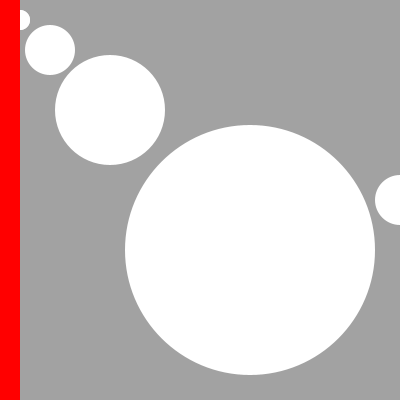
Frame 1 (no input)
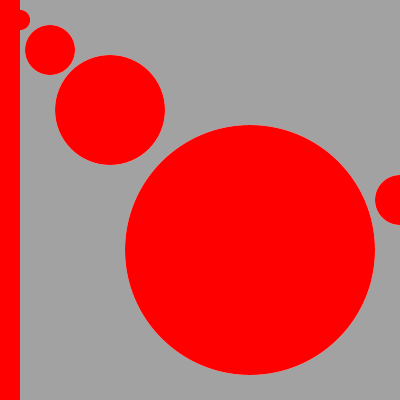
Frame 60 (the mouse pressed at the canvas centre just before this capture)
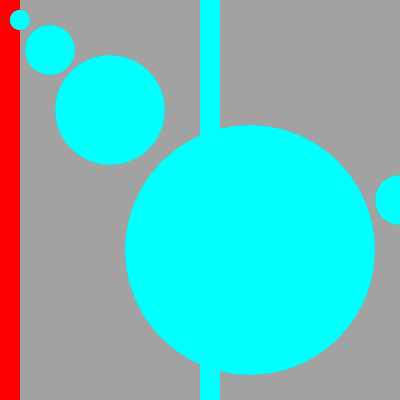
Frame 120 (the mouse held since frame 60 and released just before this capture)

The Processing sketch that drew these frames (run headless with seeded random() and noise(); from frame 60 on, the mouse is pressed at the canvas centre):

// Processing sketch: Valdes_maria_5
// ── Valdes_maria_5.pde
int barWidth = 20;
int lastBar = -1;

void setup() 
{
  size(400, 400);
  colorMode(HSB, height, height, height);  
  noStroke();
  background(255);
  rect(400,0,400,400);
}

void draw() 
{
  ellipse(50,50,50,50);
  ellipse(20,20,20,20);
  ellipse(110,110,110,110);
  ellipse(250,250,250,250);
  ellipse(20,20,20,20);
  ellipse(400,200,50,50);
  
  noFill();
  int whichBar = mouseX / barWidth;
  if (whichBar != lastBar) {
    int barX = whichBar * barWidth;
    fill(mouseY, height, height);
    rect(barX, 0, barWidth, height);
    lastBar = whichBar;
  }
}
